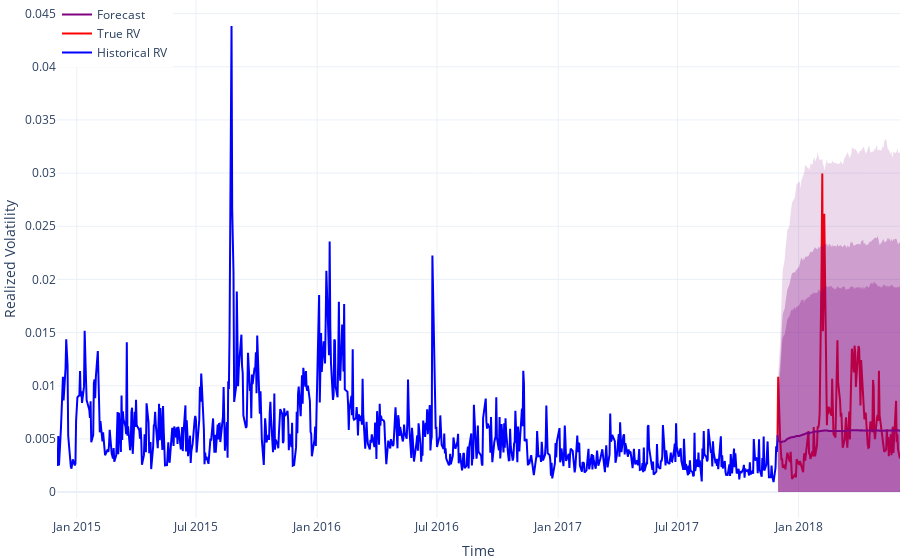

The notebook cell saved with this chart:
### Code cell
# Parameters
use_vix = False

# * 2017
if use_vix:
	nb.model.parameters = {"initial_variance": 0.007215276601791483, "long_term_variance": 0.0363301387547702, "volatility_of_volatility": 0.6813592590835942, "mean_reversion_rate": 1.6177774153739044, "wiener_correlation": -0.2851318745267004}
else:
	nb.model.parameters = {"initial_variance": 0.007215276601791483, "long_term_variance": 0.017100228562753395, "volatility_of_volatility": 1.645667164191087, "mean_reversion_rate": 7.777980093495778, "wiener_correlation": -0.9149983849009664}

print(nb.model.convert_parameters_to_market_measure(nb.time, nb.underlying, nb.volatility_underlying))

simulation_length = 1 / 2
historical_period = 3
forecast_confidences = [0.9, 0.95, 0.99]
performance, prediction_interval_accuracies = nb.plot_forecast(
	simulation_length=simulation_length,
	historical_period=historical_period,
	forecast_confidences=forecast_confidences,
	use_drift=False,
)

print(performance)
print(prediction_interval_accuracies)
